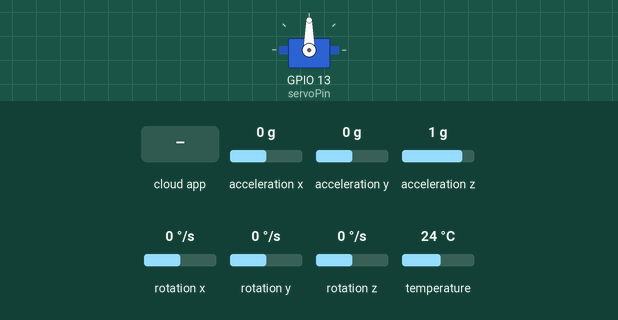
Simulated run of this sketch. Board: ESP32. Parts: servo. Inputs (shaded band) come from the test bench; at power-on: acceleration x 0 g, acceleration y 0 g, acceleration z 1 g, rotation x 0 °/s, rotation y 0 °/s, rotation z 0 °/s, temperature 24 °C. WiFi joins after 1.5 s; servers stay silent unless stated; the Firebase database answers and starts empty; what the sketch prints to the serial monitor is not drawn.

Above: at 3.7 s.
3.8 s: the phone or cloud app sets prediction to 1
At 5.05 s:
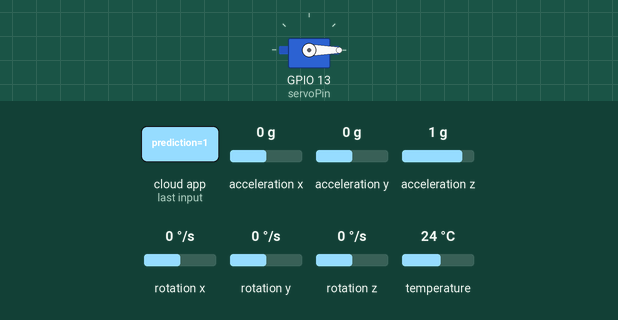
At 6.15 s:
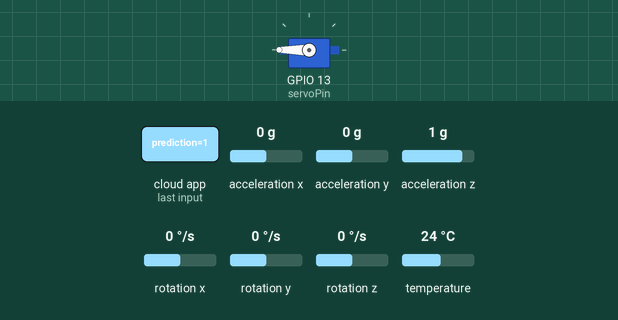
6.8 s: the phone or cloud app sets prediction to 0
At 7.3 s:
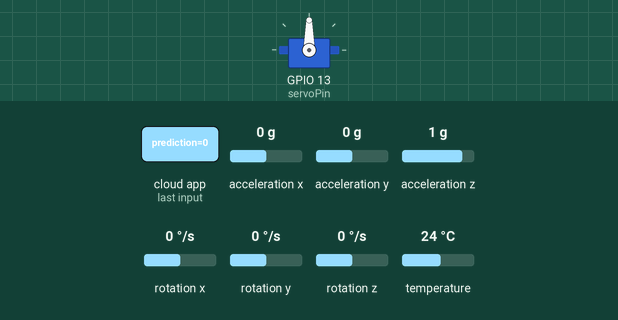
Timing chart, 0 to 9.8 s (numbered marks = the images above; inputs shaded):
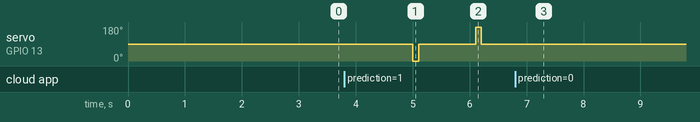

The sketch:

ESP_Firebase_version.ino
```cpp
#include <WiFi.h>
#include <FirebaseESP32.h>
#include <Adafruit_MPU6050.h>
#include <Adafruit_Sensor.h>
#include <Wire.h>
#include <addons/TokenHelper.h>


#include <ESP32Servo.h>

static const int servoPin = 13;
Servo legServo;


// =========================================
// 1. NETWORK & FIREBASE CREDENTIALS
// =========================================
#define WIFI_SSID "Mina.W"
#define WIFI_PASSWORD "12345678"


#define API_KEY "AIzaSyAusWKwJZgqoRC8xY-uBs6vazBQH2ULfI8"
#define USER_EMAIL "prosthetic@test.com"
#define USER_PASSWORD "12345678"
#define DATABASE_URL "rehab-project-1135b-default-rtdb.firebaseio.com"

// =========================================
// 2. SENSORS & GLOBALS
// =========================================
Adafruit_MPU6050 mpu;


// ---> FIX 1: Two separate Firebase objects to prevent collisions <---
FirebaseData fbdo_read;
FirebaseData fbdo_write;
FirebaseAuth auth;
FirebaseConfig config;

unsigned long sendDataPrevMillis = 0;
unsigned long printPrevMillis = 0; // New timer just for a clean Serial Monitor
int current_prediction = -1;

const char* classNames[] = {"Sitting", "Walking", "Ramp Ascent", "Ramp Descent", "Stair Ascent", "Stair Descent", "Standing"};

void setup() {
  Serial.begin(115200);
  delay(1000);
  legServo.attach(servoPin);
  Serial.println("\n\n========================================");
  Serial.println("   PROSTHETIC LEG IMU MONITORING");
  Serial.println("========================================\n");

  // Initialize MPU6050
  Wire.begin(21, 22);
  if (!mpu.begin()) {
    Serial.println("Trying alt I2C pins 8,9...");
    Wire.begin(8, 9);
    if (!mpu.begin()) {
      Serial.println("Failed to find MPU6050 chip!");
      while (1) { delay(10); }
    }
  }
  Serial.println("MPU6050 Ready");

  mpu.setAccelerometerRange(MPU6050_RANGE_8_G);
  mpu.setGyroRange(MPU6050_RANGE_500_DEG);
  mpu.setFilterBandwidth(MPU6050_BAND_21_HZ);

  // Initialize WiFi
  Serial.print("Connecting to WiFi");
  WiFi.begin(WIFI_SSID, WIFI_PASSWORD);
  while (WiFi.status() != WL_CONNECTED) {
    delay(300);
    Serial.print(".");
  }
  Serial.println("\nWiFi Connected!");

  // Initialize Firebase
  config.api_key = API_KEY;
  config.database_url = DATABASE_URL;
  auth.user.email = USER_EMAIL;
  auth.user.password = USER_PASSWORD;

  Firebase.begin(&config, &auth);
  Firebase.reconnectWiFi(true);
  Serial.println("Firebase Connected!\n");
}

void loop() {
  // =========================================
  // TASK 1: READ & UPLOAD (Every 200ms)
  // =========================================
  if (millis() - sendDataPrevMillis > 200) {
    sendDataPrevMillis = millis();

    sensors_event_t a, g, temp;
    mpu.getEvent(&a, &g, &temp);
    Serial.print(a.acceleration.x);

    // READ the AI prediction using the dedicated READ object
    if (Firebase.ready()) {
      if (Firebase.getInt(fbdo_read, "/sensors/esp32_device/prediction")) {
        current_prediction = fbdo_read.intData();
      }
    }

    // UPLOAD the sensor data using the dedicated WRITE object
    if (Firebase.ready()) {
      FirebaseJson content;
      content.set("accel_x", a.acceleration.x);
      content.set("accel_y", a.acceleration.y);
      content.set("accel_z", a.acceleration.z);
      content.set("gyro_x", g.gyro.x);
      content.set("gyro_y", g.gyro.y);
      content.set("gyro_z", g.gyro.z);

      if (Firebase.updateNode(fbdo_write, "/sensors/esp32_device/imu", content)) {
         // ---> FIX 2: We replaced the spammy text with a single subtle dot <---
         Serial.print(".");
      }
    }
  }

  // =========================================
  // TASK 2: CLEAN SERIAL MONITOR (Every 2 Seconds)
  // =========================================
  if (millis() - printPrevMillis > 2000) {
    printPrevMillis = millis();

    Serial.println("\n\n╔════════════════════════════════════════╗");
    Serial.println("║          LIVE PATIENT STATUS           ║");
    Serial.println("╠════════════════════════════════════════╣");

    Serial.print("║ AI Prediction: ");
    if(current_prediction >= 0 && current_prediction <= 6) {
      Serial.print(classNames[current_prediction]);
      for(int i = String(classNames[current_prediction]).length(); i < 23; i++) Serial.print(" ");
    } else {
      Serial.print("Waiting for data...");
      for(int i = 19; i < 23; i++) Serial.print(" ");
    }
    Serial.println("║");
    Serial.println("╚════════════════════════════════════════╝");
    Serial.println(current_prediction);
    switch (current_prediction) {
      case 0: // Sitting
      case 6: //Standing
        legServo.write(90);
        break;

      case 1: // Walking
      case 2: // Ramp ascent
      case 4: // Stairs Up

        // legServo.write(90);
        // // Serial.println("Stopped");
        // delay(1000);

        legServo.write(0);
        // Serial.println("Spinning: Direction A");
        delay(100);

        // Stop the motor
        legServo.write(90);
        // Serial.println("Stopped");
        delay(1000);

        // Spin full speed in the opposite direction
        legServo.write(180);
        // Serial.println("Spinning: Direction B");
        delay(100);
        legServo.write(90);
        // Serial.println("Stopped");
        delay(1000);

        // Stop the motor
        // legServo.write(90);
        // // Serial.println("Stopped");
        // delay(1000);
        // Alternate every 200 ms without blocking the loop
        // if (currentMillis - previousMillis >= 400) {
        //   previousMillis = currentMillis;
        //   isForwardStroke = !isForwardStroke;
        //   legServo.write(isForwardStroke ? FORWARD : BACKWARD);
        // }
        break;
      case 5: // Stairs Down
      case 3: // ramp decent
        // legServo.write(90);
        // // Serial.println("Stopped");
        // delay(1000);

        legServo.write(180);
        // Serial.println("Spinning: Direction A");
        delay(100);

        // Stop the motor
        legServo.write(90);
        // Serial.println("Stopped");
        delay(1000);

        // Spin full speed in the opposite direction
        legServo.write(0);
        // Serial.println("Spinning: Direction B");
        delay(100);
        legServo.write(90);
        // Serial.println("Stopped");
        delay(1000);
        break;

      // case 3: // Running
      //   // Alternate every 400 ms without blocking the loop
      //   // if (currentMillis - previousMillis >= 200) {
      //   //   previousMillis = currentMillis;
      //   //   isForwardStroke = !isForwardStroke;
      //   //   legServo.write(isForwardStroke ? FORWARD : BACKWARD);
      //   // }
      //   // legServo.write(90);
      //   // // Serial.println("Stopped");
      //   // delay(500);

      //   legServo.write(0);
      //   // Serial.println("Spinning: Direction A");
      //   delay(100);

      //   // Stop the motor
      //   legServo.write(90);
      //   // Serial.println("Stopped");
      //   delay(500);

      //   // Spin full speed in the opposite direction
      //   legServo.write(180);
      //   // Serial.println("Spinning: Direction B");
      //   delay(100);
      //   legServo.write(90);
      //   // Serial.println("Stopped");
      //   delay(1000);
      //   // Stop the motor
      //   // legServo.write(90);
      //   // // Serial.println("Stopped");
      //   // delay(500);
      //   break;
      }
  }
}
```

Measured:
- after the input at 3.8 s, servo on GPIO 13 (servoPin): 90° → 0° after 1.2 s, → 90° 0.10 s later, → 180° 1.0 s later, → 90° 0.10 s later
- after the input at 6.8 s, servo on GPIO 13 (servoPin): stops changing and stays 90°
